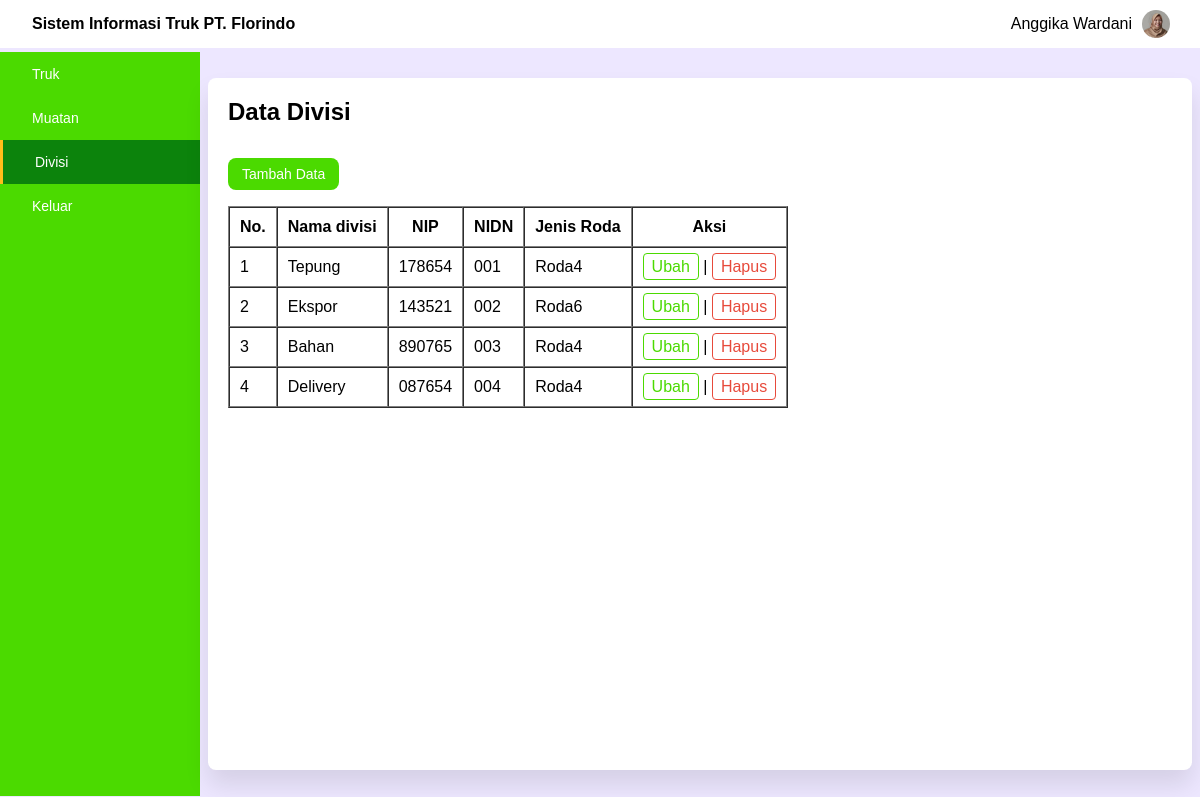
The page /divisi.php (signed in) on the database its author committed.
### tables this page shows
CREATE TABLE `divisi` (
  `id_divisi` int(11) NOT NULL,
  `nama_divisi` varchar(255) NOT NULL,
  `nip` varchar(50) NOT NULL,
  `nidn` varchar(50) NOT NULL,
  `jk` varchar(15) NOT NULL,
  `status` varchar(3) NOT NULL DEFAULT 'on'
);

### include/function.php (called while the page is built, shortened)
<?php
	try {
		$conn = new PDO('mysql:host=localhost;dbname=db_truk', 'root', '');
		$conn->setAttribute(PDO::ATTR_ERRMODE,PDO::ERRMODE_EXCEPTION);
	} catch (PDOException $e) {
		echo "Connection error: ".$e->getMessage();
	}
	function tampil($query) {
		global $conn;
		$result = $conn->query($query);
		$data = $result->fetchAll();
		return $data;
	}
 ?>

### divisi.php (the view, shortened to what this page needs)
<?php
require 'include/function.php';
$data = tampil("SELECT * FROM divisi WHERE status='on'");
?>
<!DOCTYPE html>
<html>
<head>
	<link rel="stylesheet" type="text/css" href="css/style.css">
</head>
<body>
	<div class="container">
		<header>
			<h2>Sistem Informasi Truk PT. Florindo</h2>
			<div class="profil">
				<p><?= $_SESSION['nama']; ?></p>
				<img src="assets/img/prof2.png" alt="foto-profil">
			</div>
		</header>
		<main>
			<nav>
				<div class="truk">
					<a href="index.php">Truk</a>
				</div>
				<div class="muatan">
					<a href="muatan.php">Muatan</a>
				</div>
				<div class="divisi active">
					<a href="divisi.php">Divisi</a>
				</div>
				<div class="logout">
					<a href="logout.php">Keluar</a>
				</div>
			</nav>
			<article class="article">
				<h2 class="datatruk">Data Divisi</h2>
				<a href="tambahdivisi.php" class="tambah">Tambah Data</a>
				<table border="1" cellspacing="0" cellpadding="20">
					<tr>
						<th>No.</th>
						<th>Nama divisi</th>
						<th>NIP</th>
						<th>NIDN</th>
						<th>Jenis Roda</th>
						<th class="aksi">Aksi</th>
					</tr>
					<?php $nomor = 1; ?>
					<?php foreach ($data as $baris) : ?>
					<tr>
						<td><?= $nomor++; ?></td>
						<td><?= $baris['nama_divisi']; ?></td>
						<td><?= $baris['nip']; ?></td>
						<td><?= $baris['nidn']; ?></td>
						<td><?= $baris['jk']; ?></td>
						<td>
							<a href="ubahdivisi.php?id=<?= ($baris["id_divisi"]); ?>">Ubah</a> |
							<a href="hapusdivisi.php?id=<?= ($baris["id_divisi"]); ?>" onclick="return confirm('Are you sure you want to delete this data?');" class="btn-hapus">Hapus</a>
						</td>
					</tr>
					<?php endforeach; ?>
				</table>
			</article>
		</main>
	</div>
</body>
</html>

### css/style.css (style rules this page uses)
* { margin: 0; padding: 0; box-sizing: border-box; text-decoration: none; }
body { font-family: sans-serif; }
.container { height: 100vh; width: 100vw; display: flex; background-color: #EDE7FF; flex-wrap: wrap; }
header { width: 100%; height: 48px; background-color: #fff; display: flex; justify-content: space-between; align-items: center; padding-left: 32px; padding-right: 20px; }
header h2 { font-size: 16px; font-weight: 600; }
.profil { display: flex; height: 100%; align-items: center; }
.profil img { width: 28px; height: 28px; border-radius: 50%; margin: 10px; }
main { width: 100%; height: 93%; display: flex; }
main nav { width: 200px; background-color: #4BDA00; height: 100%; display: flex; flex-direction: column; color: white; }
main nav div { height: 44px; width: 100%; display: flex; align-items: center; padding-left: 32px; font-size: 14px; font-weight: 520; }
main nav .active { background-color: #0c830c; }
main nav .active::before { content: ''; position: relative; left: -32px; height: 100%; width: 3px; background-color: #FFBE1A; }
main nav div a { text-decoration: none; color: inherit; width: 100%; }
.article { margin: auto; width: 82%; height: 93%; background-color: #fff; border-radius: 8px; padding: 20px; box-shadow: 0 15px 25px rgba(0, 0, 0, 0.1); }
main .article .tambah { background-color: #4BDA00; font-size: 14px; color: #fff; padding: 8px 14px; border-radius: 8px; margin-top: 32px; display: inline-block; }
main .article table a { background-color: #fff; color: #4BDA00; border: 1.2px solid #4BDA00; border-radius: 4px; padding: 4px 8px; }
main .article table a.btn-hapus { border: 1.2px solid #e74a3b; color: #e74a3b; }
main .article table { margin: 16px 0 0; }
main .article table tr td, th { padding: 10px; }

### rows shown on the page
divisi: nama_divisi "Tepung", nip "178654", nidn "001", jk "Roda4"
divisi: nama_divisi "Ekspor", nip "143521", nidn "002", jk "Roda6"
divisi: nama_divisi "Bahan", nip "890765", nidn "003", jk "Roda4"
divisi: nama_divisi "Delivery", nip "087654", nidn "004", jk "Roda4"

### other values the page prints
$_SESSION['nama'] "Anggika Wardani"
